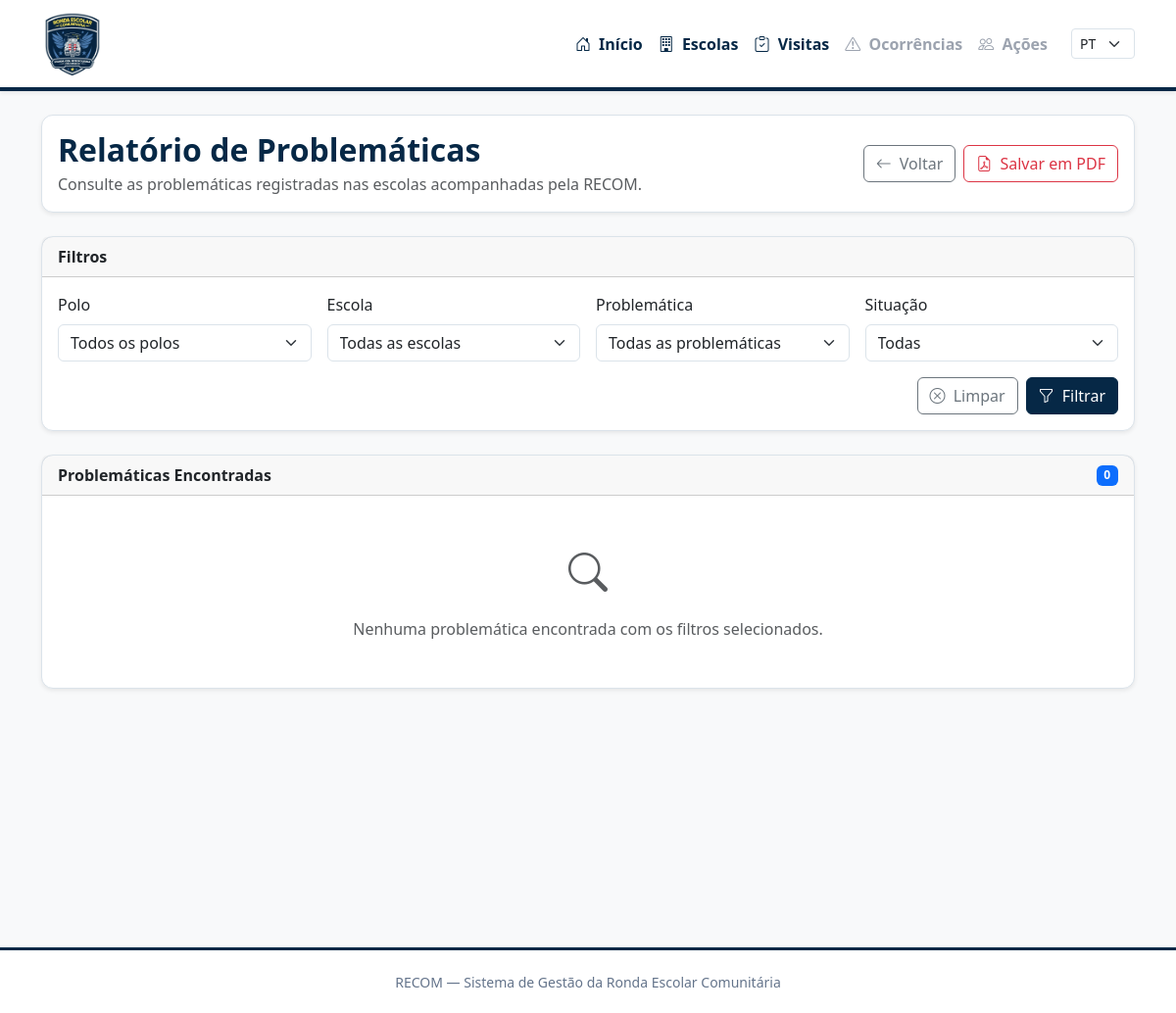
Before: /relatorios/problematicas/ with the older database file.
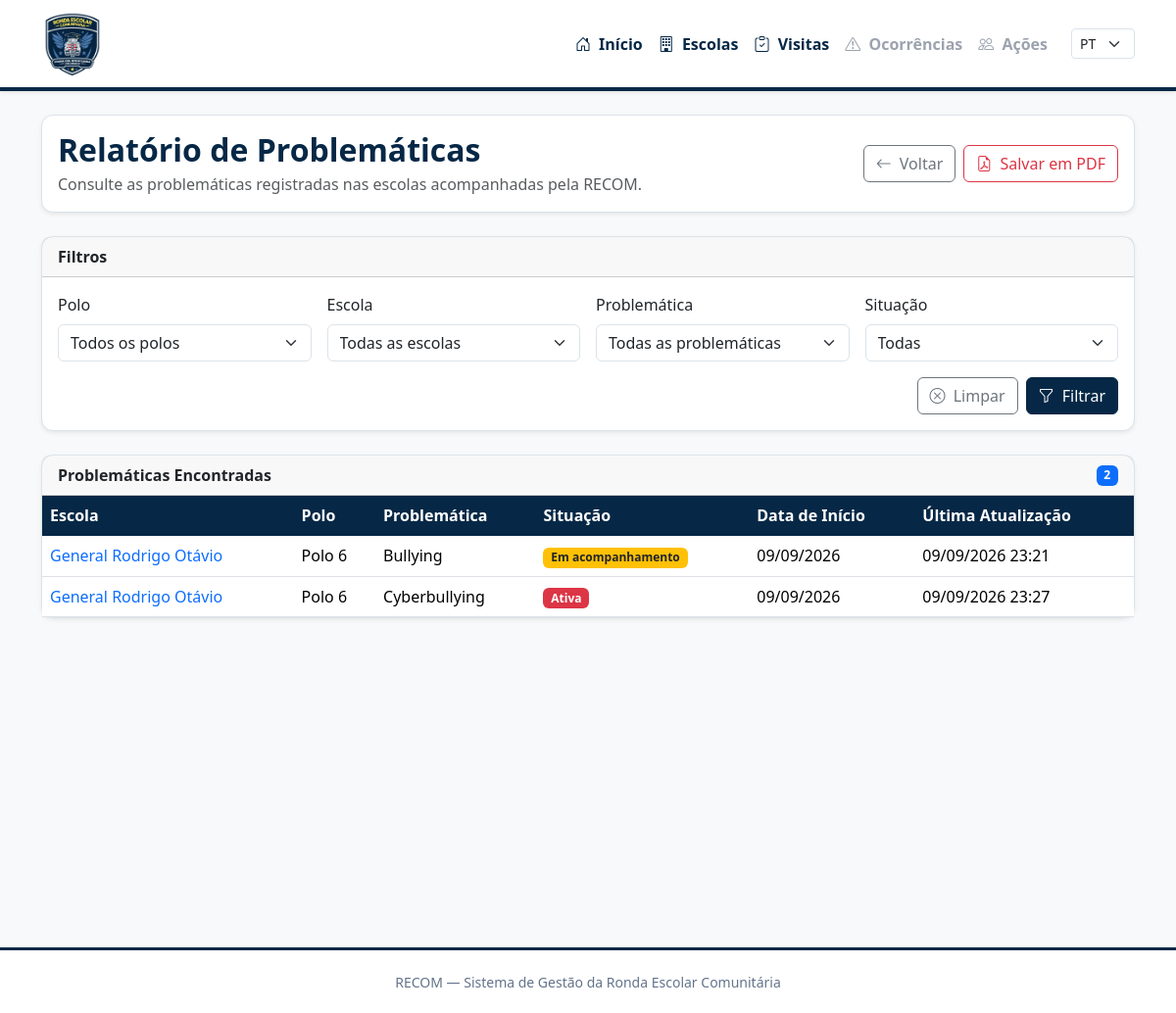
After: the same page with the newer database file.
### escolas/models.py (models this page shows, shortened)
class EscolaProblematica(models.Model):
    SITUACAO_CHOICES = [
        ("ATIVA", "Ativa"),
        ("EM_ACOMPANHAMENTO", "Em acompanhamento"),
        ("RESOLVIDA", "Resolvida"),
    ]
    escola = models.ForeignKey(
        Escola,
        on_delete=models.CASCADE,
        related_name="problematicas"
    )
    tipo_problematica = models.ForeignKey(
        TipoProblematica,
        on_delete=models.PROTECT,
        related_name="escolas"
    )
    data_registro = models.DateField(
        auto_now_add=True
    )
    situacao = models.CharField(
        max_length=20,
        choices=SITUACAO_CHOICES,
        default="ATIVA"
    )
    observacoes = models.TextField(
        blank=True
    )
    criado_em = models.DateTimeField(
        auto_now_add=True
    )
    atualizado_em = models.DateTimeField(
        auto_now=True
    )
    class Meta:
        ordering = ["escola", "tipo_problematica"]
        verbose_name = "Problemática da escola"
        verbose_name_plural = "Problemáticas das escolas"
        constraints = [
            models.UniqueConstraint(
                fields=["escola", "tipo_problematica"],
                name="unique_escola_tipo_problematica"
            )
        ]

class Escola(models.Model):
    POLO_CHOICES = [
        (1, "Polo 1"),
        (2, "Polo 2"),
        (3, "Polo 3"),
        (4, "Polo 4"),
        (5, "Polo 5"),
        (6, "Polo 6"),
        (7, "Polo 7"),
        (8, "Polo 8"),
        (9, "Polo 9"),
    ]
    nome = models.CharField(
        max_length=200,
        unique=True
    )
    polo = models.PositiveSmallIntegerField(
        choices=POLO_CHOICES
    )
    endereco = models.CharField(
        max_length=300
    )
    bairro = models.CharField(
    max_length=120,
    blank=True
    )
    gestor = models.CharField(
        max_length=150,
        blank=True
    )
    telefone = models.CharField(
        max_length=100,
        blank=True
    )
    monitoramento = models.BooleanField(
        default=False
    )
    botao_panico = models.BooleanField(
        default=False
    )
    quantidade_alunos = models.PositiveIntegerField(
        default=0
    )
    quantidade_alunos_pcd = models.PositiveIntegerField(
        default=0
    )
    modalidade = models.CharField(
        max_length=200,
        blank=True
    )
    observacoes = models.TextField(
        blank=True
    )
    ativa = models.BooleanField(
        default=True
    )
    data_inativacao = models.DateTimeField(
        blank=True,
        null=True
    )
    inativada_por = models.ForeignKey(
        User,
        on_delete=models.SET_NULL,
        blank=True,
        null=True,
        related_name="escolas_inativadas"
    )
    criado_em = models.DateTimeField(
        auto_now_add=True
    )
    atualizado_em = models.DateTimeField(
        auto_now=True
    )

class TipoProblematica(models.Model):
    nome = models.CharField(
        max_length=150,
        unique=True
    )
    descricao = models.TextField(
        blank=True
    )
    ativa = models.BooleanField(
        default=True
    )
    criado_em = models.DateTimeField(
        auto_now_add=True
    )
    atualizado_em = models.DateTimeField(
        auto_now=True
    )
    class Meta:
        ordering = ["nome"]
        verbose_name = "Tipo de problemática"
        verbose_name_plural = "Tipos de problemáticas"

### core/views.py (the view)
def relatorio_problematicas(request):
    problematicas = (
        EscolaProblematica.objects
        .select_related(
            "escola",
            "tipo_problematica"
        )
        .all()
        .order_by(
            "escola__nome",
            "tipo_problematica__nome"
        )
    )
    polo = request.GET.get(
        "polo",
        ""
    ).strip()
    escola_id = request.GET.get(
        "escola",
        ""
    ).strip()
    tipo_id = request.GET.get(
        "tipo",
        ""
    ).strip()
    situacao = request.GET.get(
        "situacao",
        ""
    ).strip()
    if polo:
        problematicas = problematicas.filter(
            escola__polo=polo
        )
    if escola_id:
        problematicas = problematicas.filter(
            escola_id=escola_id
        )
    if tipo_id:
        problematicas = problematicas.filter(
            tipo_problematica_id=tipo_id
        )
    if situacao:
        problematicas = problematicas.filter(
            situacao=situacao
        )
    total_problematicas = problematicas.count()
    paginator = Paginator(
        problematicas,
        10
    )
    numero_pagina = request.GET.get(
        "page"
    )
    page_obj = paginator.get_page(
        numero_pagina
    )
    escolas = Escola.objects.filter(
        ativa=True
    )
    if polo:
        escolas = escolas.filter(
            polo=polo
        )
    escolas = escolas.order_by(
        "nome"
    )
    tipos_problematicas = (
        TipoProblematica.objects
        .filter(
            ativa=True
        )
        .annotate(
            ordem_outras=Case(
                When(
                    nome__iexact="Outras",
                    then=Value(1)
                ),
                default=Value(0),
                output_field=IntegerField()
            )
        )
        .order_by(
            "ordem_outras",
            "nome"
        )
    )
    contexto = {
        "page_obj": page_obj,
        "total_problematicas": total_problematicas,
        "polos": Escola.POLO_CHOICES,
        "escolas": escolas,
        "tipos_problematicas": tipos_problematicas,
        "situacoes": EscolaProblematica.SITUACAO_CHOICES,
        "polo_selecionado": polo,
        "escola_selecionada": escola_id,
        "tipo_selecionado": tipo_id,
        "situacao_selecionada": situacao,
    }
    return render(
        request,
        "relatorio/problematicas.html",
        contexto
    )

### templates/relatorio/problematicas.html (shortened to what this page needs)
{% extends "base.html" %}
{% block content %}
<div class="container mt-4 mb-5">
    <div class="card shadow-sm mb-4 no-print">
        <div class="card-body">
            <div
                class="d-flex flex-wrap
                       justify-content-between
                       align-items-center
                       gap-3"
            >
                <div>
                    <h2 class="mb-1">
                        Relatório de Problemáticas
                    </h2>
                    <p class="text-muted mb-0">
                        Consulte as problemáticas registradas
                        nas escolas acompanhadas pela RECOM.
                    </p>
                </div>
                <div class="d-flex gap-2">
                    <a
                        href="{% url 'core:relatorios' %}"
                        class="btn btn-outline-secondary"
                    >
                        <i class="bi bi-arrow-left me-1"></i>
                        Voltar
                    </a>
                    <button
                        type="button"
                        class="btn btn-outline-danger"
                        onclick="window.print()"
                    >
                        <i class="bi bi-file-earmark-pdf me-1"></i>
                        Salvar em PDF
                    </button>
                </div>
            </div>
        </div>
    </div>
    <div class="card shadow-sm mb-4 no-print">
        <div class="card-header">
            <strong>
                Filtros
            </strong>
        </div>
        <div class="card-body">
            <form
                method="get"
                class="row g-3"
                id="form-filtros-problematicas"
            >
                <div class="col-md-6 col-lg-3">
                    <label
                        for="polo"
                        class="form-label"
                    >
                        Polo
                    </label>
                    <select
                        name="polo"
                        id="polo"
                        class="form-select"
                    >
                        <option value="">
                            Todos os polos
                        </option>
                    </select>
                </div>
                <div class="col-md-6 col-lg-3">
                    <label
                        for="escola"
                        class="form-label"
                    >
                        Escola
                    </label>
                    <select
                        name="escola"
                        id="escola"
                        class="form-select"
                    >
                        <option value="">
                            Todas as escolas
                        </option>
                    </select>
                </div>
                <div class="col-md-6 col-lg-3">
                    <label
                        for="tipo"
                        class="form-label"
                    >
                        Problemática
                    </label>
                    <select
                        name="tipo"
                        id="tipo"
                        class="form-select"
                    >
                        <option value="">
                            Todas as problemáticas
                        </option>
                    </select>
                </div>
                <div class="col-md-6 col-lg-3">
                    <label
                        for="situacao"
                        class="form-label"
                    >
                        Situação
                    </label>
                    <select
                        name="situacao"
                        id="situacao"
                        class="form-select"
                    >
                        <option value="">
                            Todas
                        </option>
                    </select>
                </div>
                <div
                    class="col-12
                           d-flex
                           justify-content-end
                           gap-2"
                >
                    <a
                        href="{% url 'core:relatorio_problematicas' %}"
                        class="btn btn-outline-secondary"
                    >
                        <i class="bi bi-x-circle me-1"></i>
                        Limpar
                    </a>
                    <button
                        type="submit"
                        class="btn btn-primary"
                    >
                        <i class="bi bi-funnel me-1"></i>
                        Filtrar
                    </button>
                </div>
            </form>
        </div>
    </div>
    <div class="card shadow-sm">
        <div
            class="card-header
                   d-flex
                   justify-content-between
                   align-items-center"
        >
            <strong>
                Problemáticas Encontradas
            </strong>
            <span class="badge bg-primary">
                {{ total_problematicas }}
            </span>
        </div>
        <div class="card-body p-0">
            {% if page_obj.object_list %}
                <div class="table-responsive">
                    <table
                        class="table
                               table-hover
                               align-middle
                               mb-0"
                    >
                        <thead>
                            <tr>
                                <th>
                                    Escola
                                </th>
                                <th>
                                    Polo
                                </th>
                                <th>
                                    Problemática
                                </th>
                                <th>
                                    Situação
                                </th>
                                <th>
                                    Data de Início
                                </th>
                                <th>
                                    Última Atualização
                                </th>
                            </tr>
                        </thead>
                        <tbody>
                            {% for problematica in page_obj %}
                                <tr>
                                    <td>
                                        <a
                                            href="{% url 'escolas:detalhe_escola' problematica.escola.pk %}"
                                            class="text-decoration-none"
                                        >
                                            {{ problematica.escola.nome }}
                                        </a>
                                    </td>
                                    <td class="text-nowrap">
                                        Polo {{ problematica.escola.polo }}
                                    </td>
                                    <td>
                                        {{ problematica.tipo_problematica.nome }}
                                    </td>
                                    <td>
                                        {% if problematica.situacao == "ATIVA" %}
                                            <span class="badge bg-danger">
                                                Ativa
                                            </span>
                                        {% elif problematica.situacao == "EM_ACOMPANHAMENTO" %}
                                            <span class="badge bg-warning text-dark">
                                                Em acompanhamento
                                            </span>
                                        {% elif problematica.situacao == "RESOLVIDA" %}
                                            <span class="badge bg-success">
                                                Resolvida
                                            </span>
                                        {% else %}
                                            {{ problematica.get_situacao_display }}
                                        {% endif %}
                                    </td>
                                    <td class="text-nowrap">
                                        {{ problematica.data_registro|date:"d/m/Y" }}
                                    </td>
                                    <td class="text-nowrap">
                                        {{ problematica.atualizado_em|date:"d/m/Y H:i" }}
                                    </td>
                                </tr>
                            {% endfor %}
                        </tbody>
                    </table>
                </div>
            {% else %}
                <div class="text-center py-5">
                    <i class="bi bi-search fs-1 text-muted"></i>
                    <p class="text-muted mt-3 mb-0">
                        Nenhuma problemática encontrada
                        com os filtros selecionados.
                    </p>
                </div>
            {% endif %}
        </div>
    </div>
</div>
{% endblock %}

Changed rows visible on the page:
added EscolaProblematica: escola.nome "General Rodrigo Otávio", escola.polo "6", tipo_problematica.nome "Bullying", shows "Em acompanhamento", data_registro "09/09/2026", atualizado_em "09/09/2026 23:21"
added EscolaProblematica: escola.nome "General Rodrigo Otávio", escola.polo "6", tipo_problematica.nome "Cyberbullying", situacao "Ativa", data_registro "09/09/2026", atualizado_em "09/09/2026 23:27"
Other visible differences:
{{ total_problematicas }}: "0" → "2"
text no longer shown: "Nenhuma problemática encontrada com os filtros selecionados."
text now shown: "Escola Polo Problemática Situação Data de Início Última Atualização"
